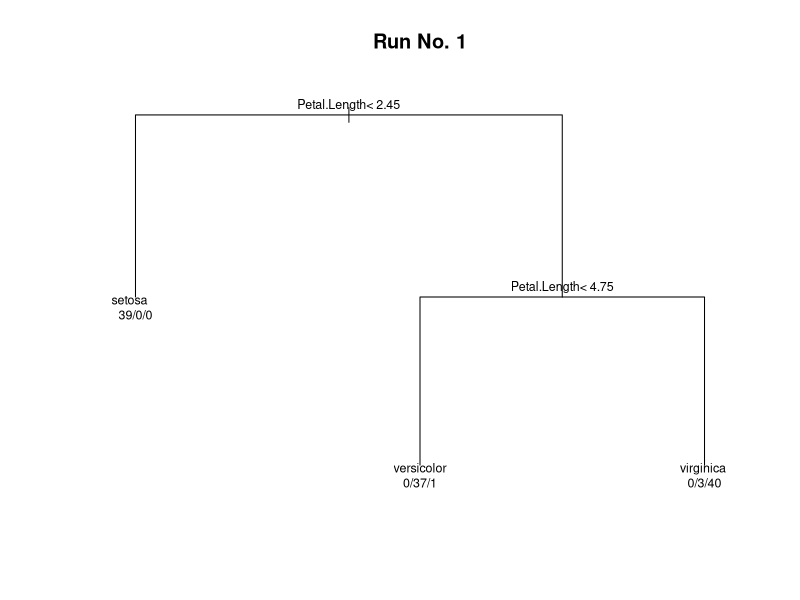
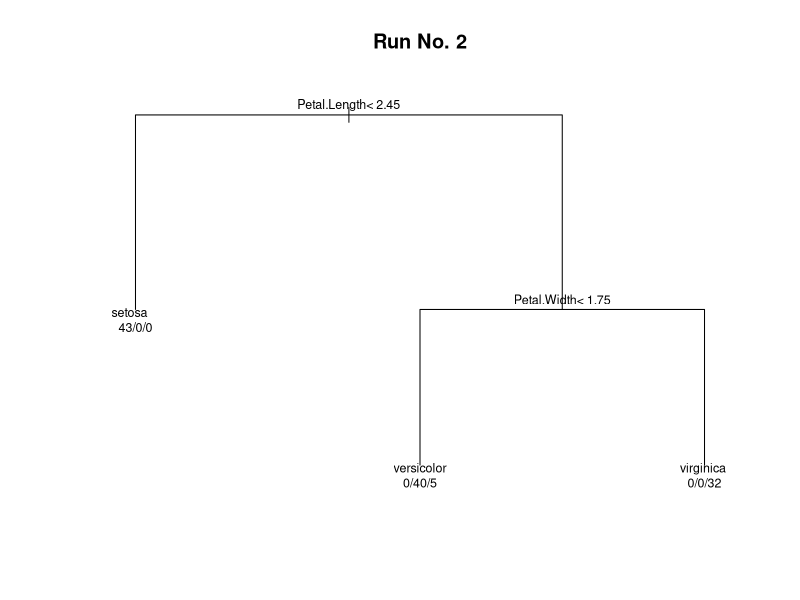
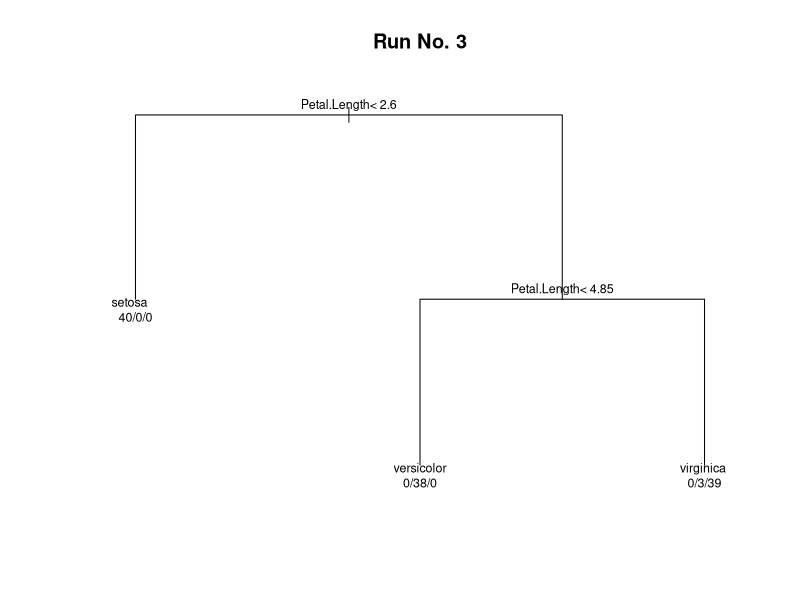
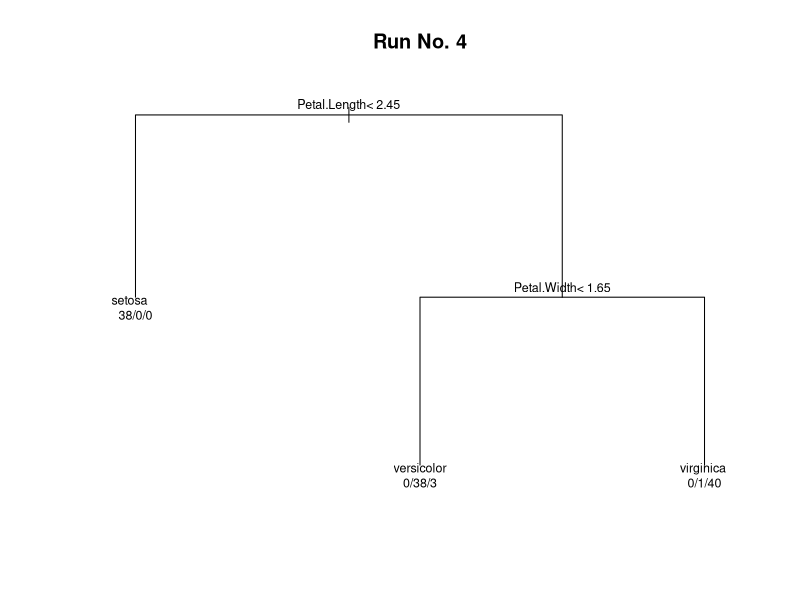
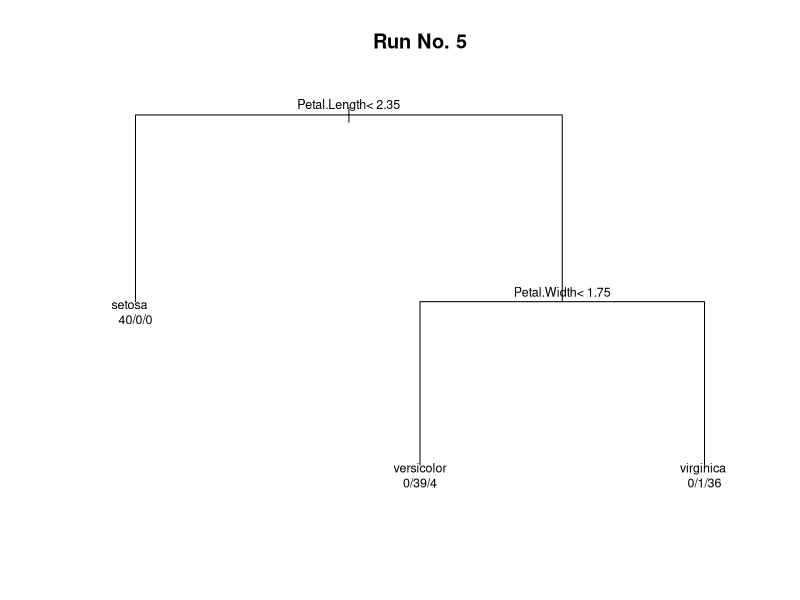
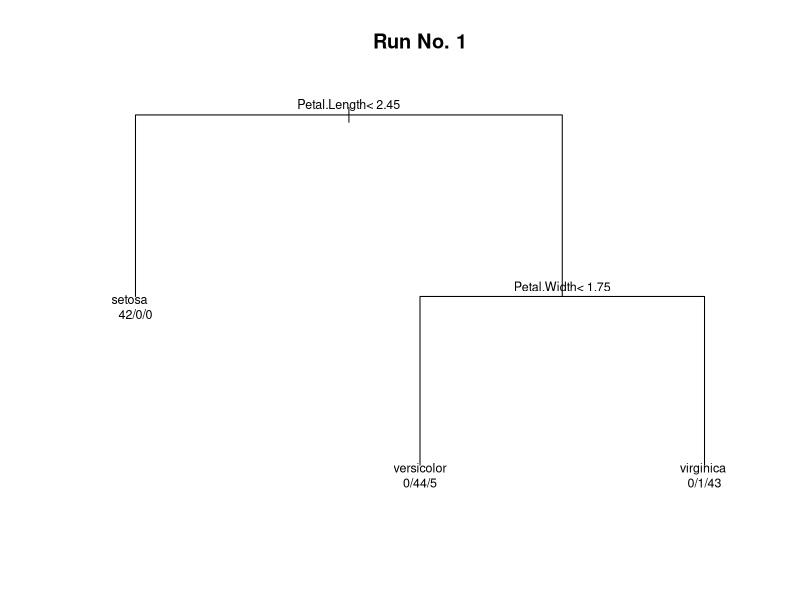
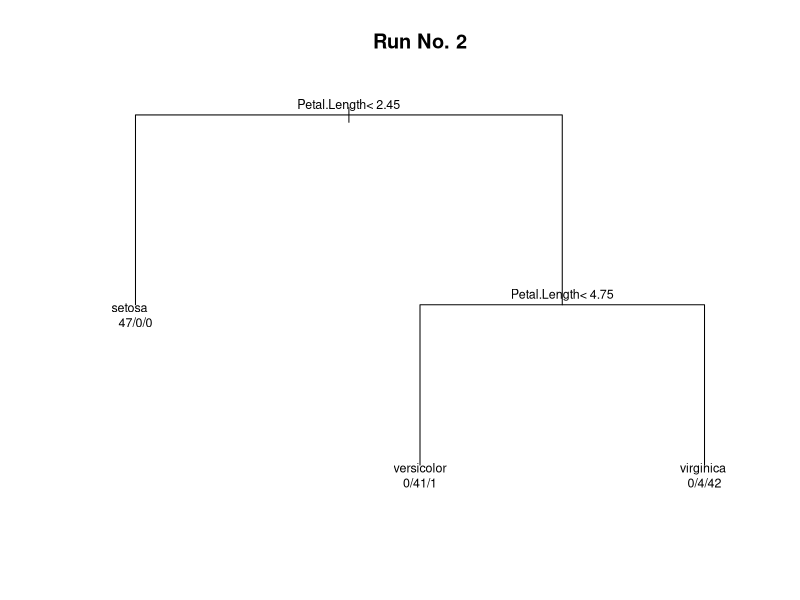
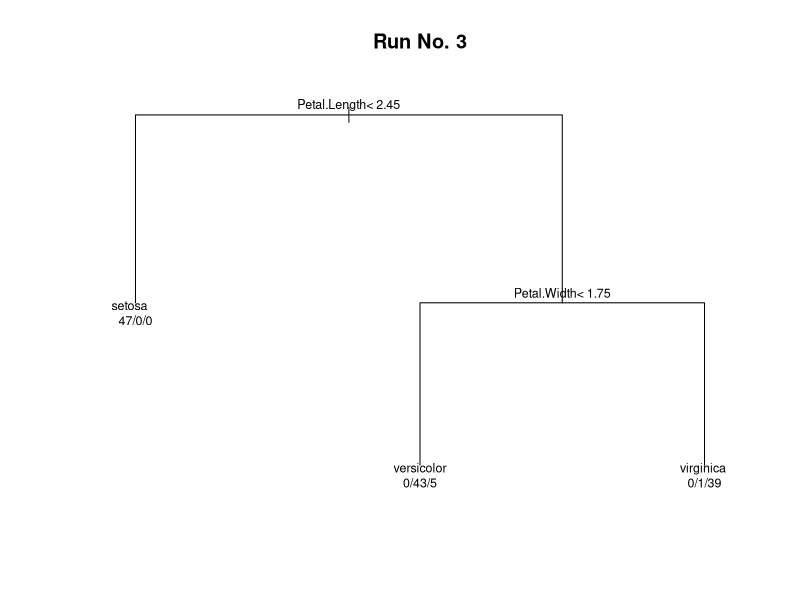

R code for these plots, in order:
## ---- chunk 1
library(rpart)
library(MASS)
data(iris)
Generic_cv <- function(input, response, nfold){
  if(nfold==1){
    print("number of folds should be greater than 1")
  }
  else{
  set.seed(100)
  fold.size <- nrow(input)%/%nfold
  order <- sample(c(1:nrow(input)), nrow(input), replace=F)
  fold.index <- matrix(0, fold.size, nfold)
  Answer.table <- matrix(0,nfold,3)
  colnames(Answer.table) <- c("optimal cp", "nodes", "accuracy")
  for(i in 1:nfold){
    fold.index[,i] <- order[(fold.size*(i-1)+1):(fold.size*i)]
  }
  for(i in 1:nfold){
    train <- input[c(fold.index[,-(nfold-i+1)]),]
    test <- input[c(fold.index[,(nfold-i+1)]),]
    train.tree <- rpart(train[,which(colnames(input)==response)]~.,data=train[,-which(colnames(input)==response)])
    cpt <- printcp(train.tree)
    Answer.table[i,1] <- cpt[which.min(cpt[,4]),1]
    Answer.table[i,2] <- cpt[which.min(cpt[,4]),2]+1
    op.tree <- prune(train.tree, cp=cpt[which.min(cpt[,4]),1])
    data.pre <- predict(op.tree, test, type="class")
    plot(op.tree, margin=0.05, main=paste("Run No.",i))
    text(op.tree, use.n=T, cex=0.75)
    par(ask=T)
    Answer.table[i,3] <- sum(diag(table(test[,which(colnames(input)==response)], data.pre)))/nrow(test)
  }
  cat("\n","\nresponse = ",response,"\n")
  cat("number of folds = ",nfold,"\n")
  cat("Mean accuracy of the ",nfold,"folds: ",mean(Answer.table[,3]),"\n")
  cat("Standard deviation of the ",nfold,"fold accuracies: ",sd(Answer.table[,3]),"\n")
  cat("\nSummary of the ",nfold,"runs: \n")
  return(Answer.table)
  }
}
## ---- chunk 2
Generic_cv(iris, "Species", 5)
Generic_cv(iris, "Species", 10)
Generic_cv(Pima.tr, "type", 5)
